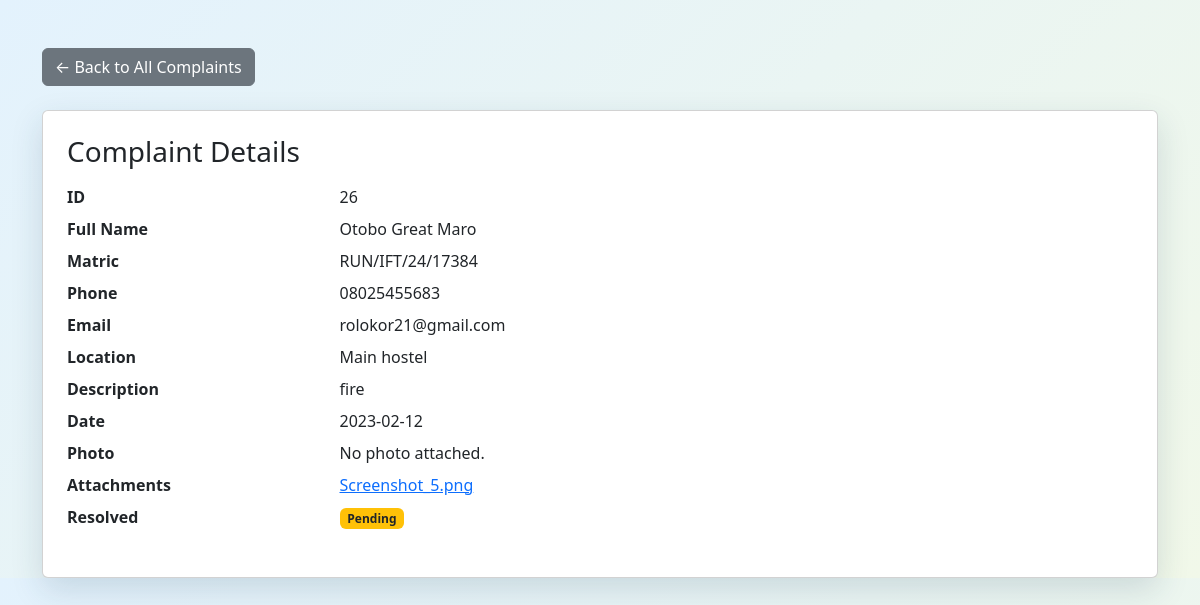
/admin/complaint/26 (signed in), run on the app's committed database.
### tables this page shows
CREATE TABLE complaints (
        id INTEGER PRIMARY KEY AUTOINCREMENT,
        fullname TEXT,
        matric TEXT,
        phone TEXT,
        email TEXT,
        location TEXT,
        description TEXT,
        incident_date TEXT,
        photo_filename TEXT
    , resolved INTEGER DEFAULT 0);

CREATE TABLE attachments (
        id INTEGER PRIMARY KEY AUTOINCREMENT,
        complaint_id INTEGER,
        filename TEXT,
        FOREIGN KEY (complaint_id) REFERENCES complaints(id)
    );

### app.py (the view)
@app.route('/admin/complaint/<int:complaint_id>')
def admin_complaint_detail(complaint_id):
    if not session.get('admin_logged_in'):
        return redirect(url_for('admin_login'))
    conn = sqlite3.connect('database.db')
    c = conn.cursor()
    c.execute('SELECT * FROM complaints WHERE id = ?', (complaint_id,))
    complaint = c.fetchone()
    conn.close()
    if not complaint:
        flash('Complaint not found.', 'danger')
        return redirect(url_for('admin_panel'))
    return render_template('admin_complaint_detail.html', complaint=complaint)

### app.py (called while the page is built)
def get_attachments(complaint_id):
    conn = sqlite3.connect('database.db')
    c = conn.cursor()
    c.execute('SELECT filename FROM attachments WHERE complaint_id = ?', (complaint_id,))
    files = [row[0] for row in c.fetchall()]
    conn.close()
    return files

### templates/admin_complaint_detail.html (shortened to what this page needs)
<!DOCTYPE html>
<html lang="en">
<head>
  <link rel="stylesheet" href="/static/css/style.css" />
  <link href="https://cdn.jsdelivr.net/npm/bootstrap@5.3.0/dist/css/bootstrap.min.css" rel="stylesheet" />
</head>
<body>
  <div class="container mt-5">
    <a href="{{ url_for('admin_panel') }}" class="btn btn-secondary mb-4">&larr; Back to All Complaints</a>
    <div class="card p-4">
      <h3 class="mb-3">Complaint Details</h3>
      <dl class="row">
        <dt class="col-sm-3">ID</dt>
        <dd class="col-sm-9">{{ complaint[0] }}</dd>
        <dt class="col-sm-3">Full Name</dt>
        <dd class="col-sm-9">{{ complaint[1] }}</dd>
        <dt class="col-sm-3">Matric</dt>
        <dd class="col-sm-9">{{ complaint[2] }}</dd>
        <dt class="col-sm-3">Phone</dt>
        <dd class="col-sm-9">{{ complaint[3] }}</dd>
        <dt class="col-sm-3">Email</dt>
        <dd class="col-sm-9">{{ complaint[4] }}</dd>
        <dt class="col-sm-3">Location</dt>
        <dd class="col-sm-9">{{ complaint[5] }}</dd>
        <dt class="col-sm-3">Description</dt>
        <dd class="col-sm-9">{{ complaint[6] }}</dd>
        <dt class="col-sm-3">Date</dt>
        <dd class="col-sm-9">{{ complaint[7] }}</dd>
        <dt class="col-sm-3">Photo</dt>
        <dd class="col-sm-9">
          {% if complaint[8] %}
            <img src="/static/uploads/{{ complaint[8] }}" alt="Complaint Photo" class="img-fluid rounded" style="max-width: 400px; max-height: 300px;" />
            <br><a href="/static/uploads/{{ complaint[8] }}" target="_blank">View Full Image</a>
          {% else %}
            No photo attached.
          {% endif %}
        </dd>
        <dt class="col-sm-3">Attachments</dt>
        <dd class="col-sm-9">
          {% with %}
            {% for a in get_attachments(complaint[0]) %}
              <a href="/static/uploads/{{ a }}" target="_blank">{{ a }}</a><br>
            {% endfor %}
          {% endwith %}
        </dd>
        <dt class="col-sm-3">Resolved</dt>
        <dd class="col-sm-9">
          {% if complaint[9] == 1 %}
            <span class="badge bg-success">Resolved</span>
          {% else %}
            <span class="badge bg-warning text-dark">Pending</span>
          {% endif %}
        </dd>
      </dl>
    </div>
  </div>
</body>
</html>

### static/css/style.css (style rules this page uses)
body { --bg: #f1f8e9; --card-bg: rgba(255,255,255,0.85); --text: #333; --primary: #1a237e; --secondary: #3949ab; --success: #388e3c; --warning: #fbc02d; --danger: #d32f2f; background: linear-gradient(135deg, #e3f2fd 0%, var(--bg) 100%); color: var(--text); }
.container { animation: fadeIn 0.6s ease-in; }
.card { border: none; border-radius: 20px; background: var(--card-bg); box-shadow: 0 12px 32px rgba(30, 60, 90, 0.15); backdrop-filter: blur(6px); -webkit-backdrop-filter: blur(6px); padding: 2rem 2.5rem; color: var(--text); }
.btn-secondary { background: #555; border: none; }

### data on the page
complaints: id "26", fullname "Otobo Great Maro", matric "RUN/IFT/24/17384", phone "08025455683", email "rolokor21@gmail.com", location "Main hostel", description "fire", incident_date "2023-02-12"
attachments: filename "Screenshot_5.png"
